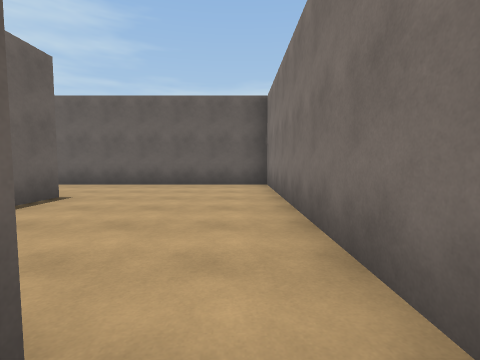
[1] (above)

24 first-person views from a walk through a 3-D level made in the Unity game engine. The camera is 1.3 m above the floor, tilts 4° down and sees 85° across. The floor is counted in squares, 2 m on a side. Each view is taken from the middle of a square. On the plan, view 1 faces up. The plan holds only what a view shows up to about 9 squares ahead; the rest is blank. The place goes on beyond the plan. The player is left out.

[2]
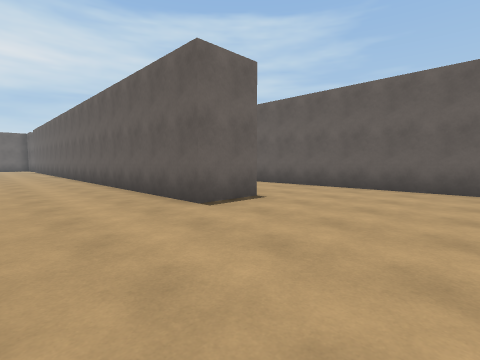

[3]
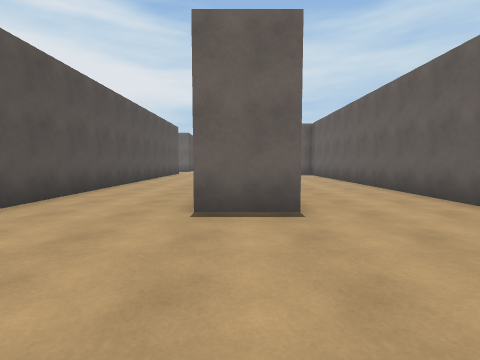

[4]
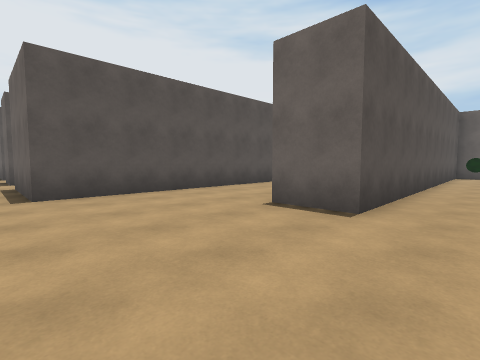

[5]
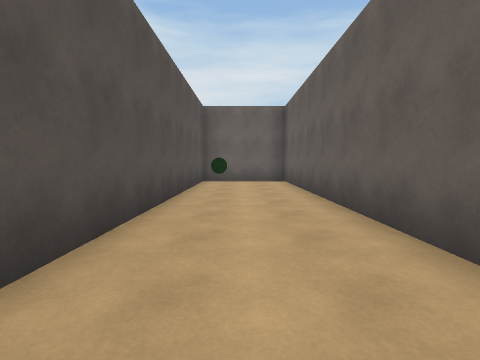

[6]
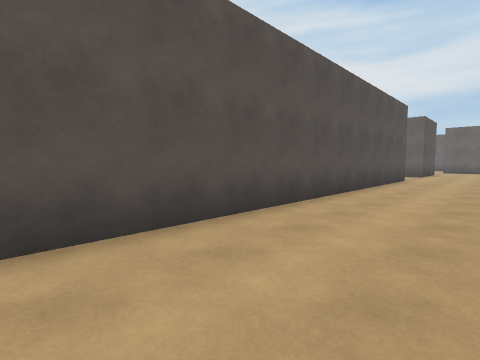

[7]
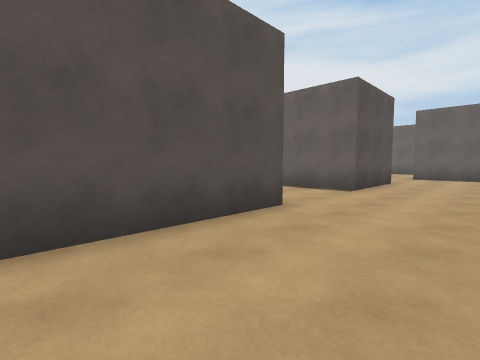

[8]
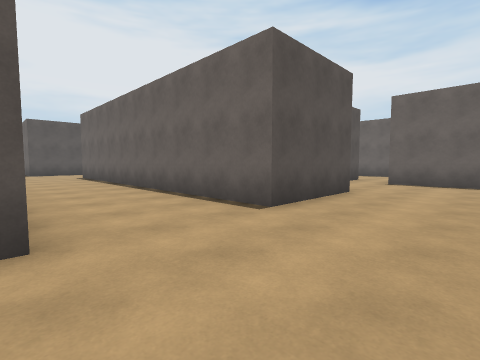

[9]
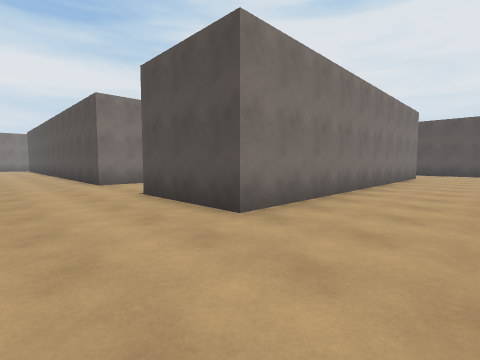

[10]
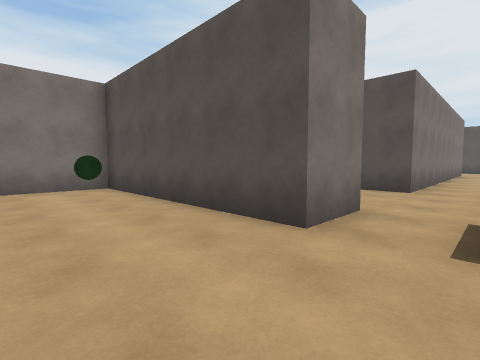

[11]
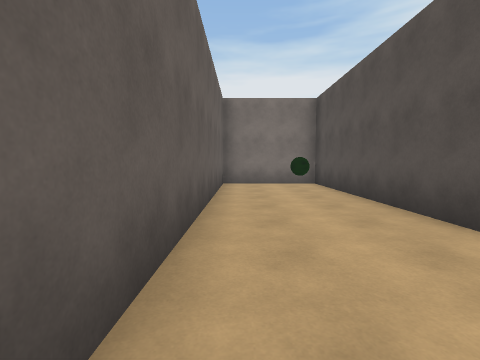

[12]
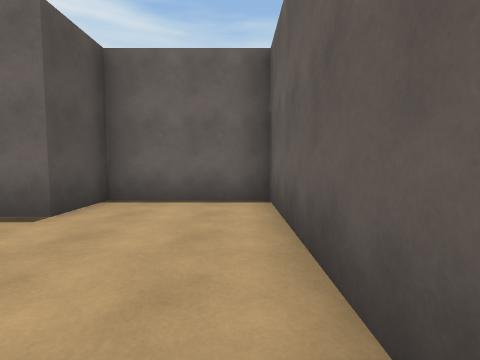

[13]
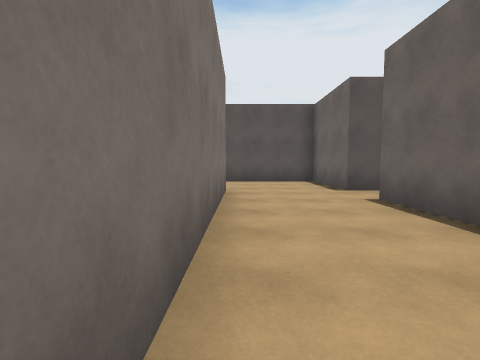

[14]
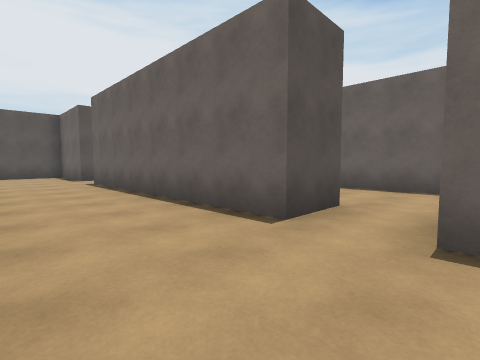

[15]
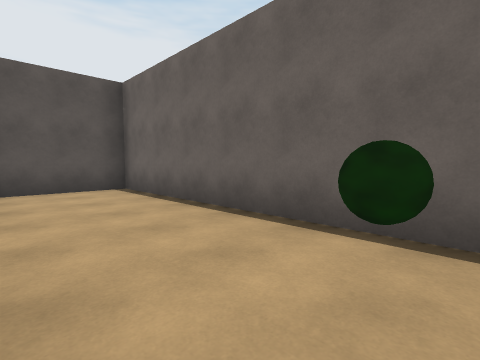

[16]
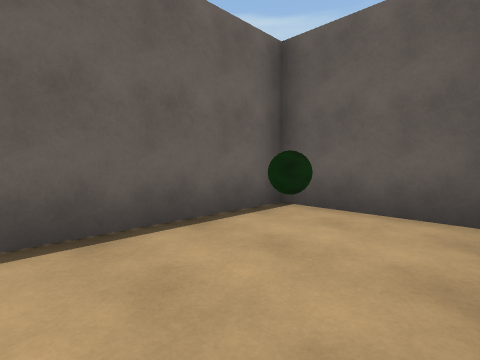

[17]
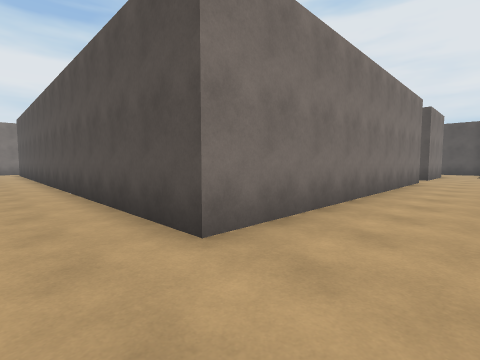

[18]
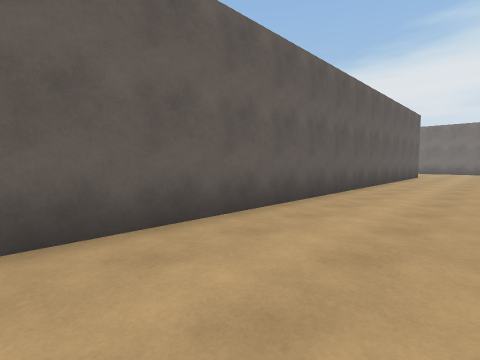

[19]
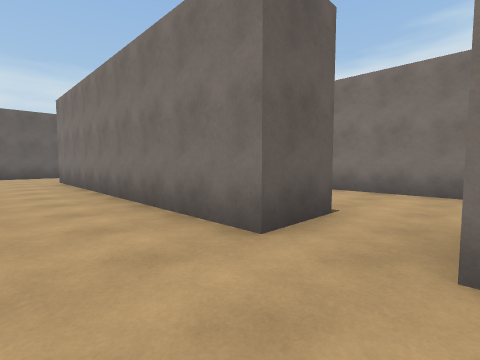

[20]
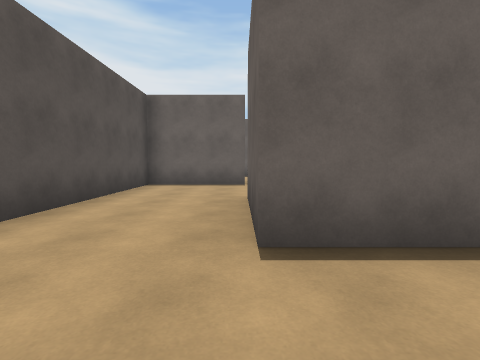

[21]
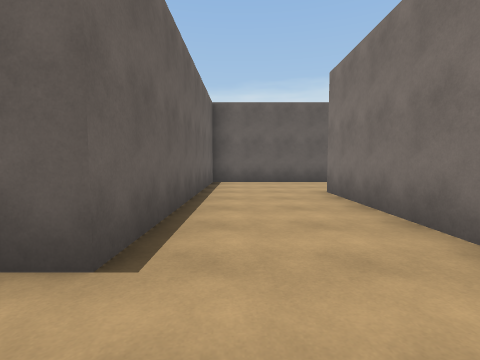

[22]
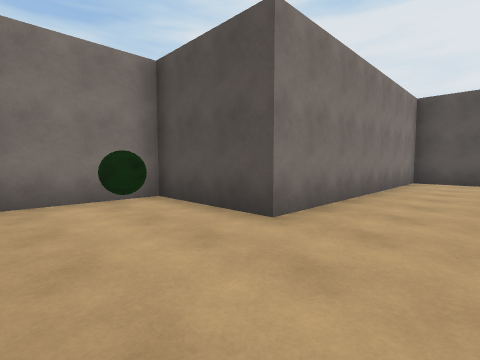

[23]
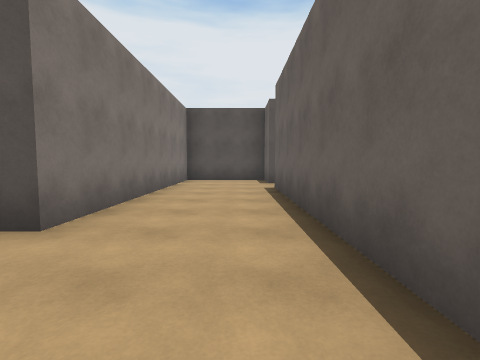

[24]
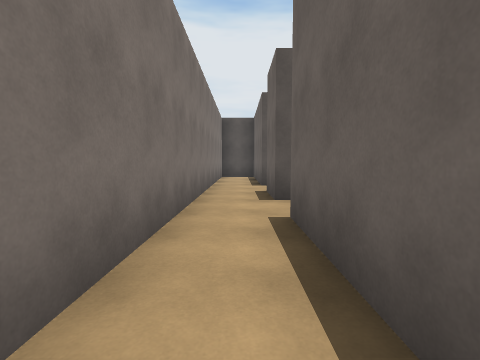

### Floor plan
Points are (right, up) in squares from view 1. A wall is a line through its corners. A room is listed if a view was taken in it or the views show most of it. See-through windows are left out.
Room 1 (views 1, 2, 3, 4, 5, 6, 7, 8, 9, 13, 14, 17, 18, 19, 20, 24)
walls: (-17, 0.7) (-17, -8.9) (-19.7, -8.9) (-19.7, 0.7) (-17, 0.7); (-19.7, 3.4) (-19.7, 4.8); (-12.9, -7.5) (-14.2, -7.5) (-14.2, 0.7) (-0.6, 0.7) (-0.6, -2.1); (-21, 4.8) (-21, 4.1); (-14.2, -8.9) (-12.9, -8.9); (-22.4, 2.8) (-22.4, 0.6); (-23.9, -0.7) (-22.4, -0.7) (-22.4, -7.5); (0.8, -3.5) (0.8, 7.5) (-12.9, 7.5) (-12.9, 4.8) (-3.3, 4.8) (-3.3, 3.4) (-16, 3.4); (-23.2, -8.9) (-22.4, -8.9) (-22.4, -11.6) (-17.8, -11.6)
ways out: opening at (-20.5, 4) to room 2; opening at (-23, 0) to room 3; opening at (-13.5, -8) to room 4; opening at (-23, -8); opening at (-1.5, -3); opening at (0, -4)
Room 2 (views 10, 11, 12)
walls: (-19.7, 4.8) (-14.2, 4.8) (-14.2, 7.5) (-22.4, 7.5) (-22.4, 4.8) (-21, 4.8)
ways out: opening at (-20.5, 4) to room 1
Room 3 (views 15, 16)
walls: (-24.1, 3.4) (-26.5, 3.4) (-26.5, -3.4) (-24.2, -3.4)
ways out: opening at (-23, 0) to room 1
Room 4 (views 21, 22, 23)
walls: (-9.1, -0.7) (-12.9, -0.7) (-12.9, -7.5); (-12.9, -8.9) (-12.9, -10.1); (-11.6, -10.2) (-10.1, -10.2) (-10.1, -3.4) (-7.4, -3.4) (-7.4, -1.1)
ways out: opening at (-13.5, -8) to room 1

Positions as (right, up) in squares from view 1, and headings:
1: (0, 0), facing up
2: (0, 1), facing up-left
3: (0, 4), facing left
4: (0, 6), facing down-left
5: (-4, 6), facing left
6: (-4, 3), facing down-left
7: (-11, 3), facing down-left
8: (-14, 3), facing down-left
9: (-22, 3), facing down-right
10: (-21, 7), facing down-right
11: (-22, 7), facing right
12: (-18, 7), facing left
13: (-20, -3), facing down
14: (-20, 1), facing down-left
15: (-24, 3), facing down-left
16: (-24, 0), facing up-left
17: (-16, 2), facing down-right
18: (-16, 1), facing up-right
19: (-16, -9), facing up-right
20: (-15, -9), facing left
21: (-12, -9), facing up
22: (-12, -1), facing down-right
23: (-12, -1), facing down
24: (0, 1), facing down
